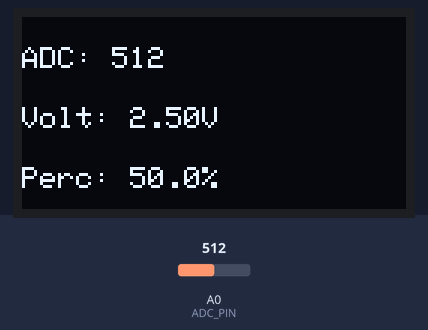
Bench run of a sketch on a simulated Arduino Uno, built with avr-gcc and run on an emulated ATmega328P. Parts: 128×64 one-colour display. Inputs (shaded band) come from the test bench; at power-on: A0 (ADC_PIN) = 512.

Above: at 1.3 s.
1.4 s: A0 (ADC_PIN) set to 716
At 2.4 s:
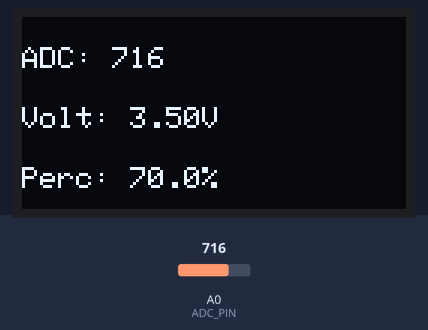
3.1 s: A0 (ADC_PIN) set to 900
At 4.4 s:
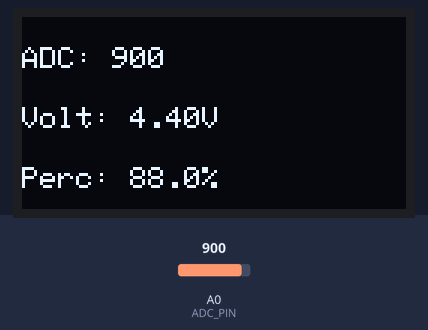
4.7 s: A0 (ADC_PIN) set to 1023
At 5.4 s:
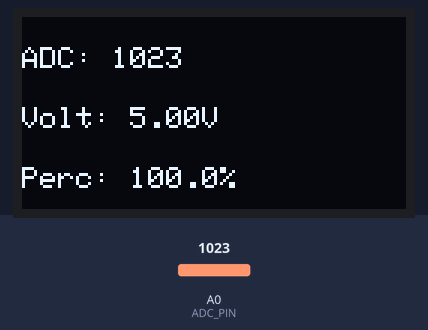
Timing chart, 0 to 7.7 s (numbered marks = the images above; inputs shaded):
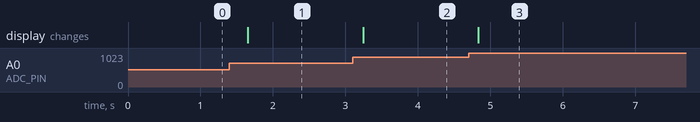

Measured:
- after the input at 1.4 s, the display: changes after 0.25 s (image 1)
- after the input at 3.1 s, the display: changes after 0.14 s (image 2)
- after the input at 4.7 s, the display: changes after 0.13 s (image 3)

The sketch:

First.ino
```cpp
#include <Wire.h>
#include <Adafruit_GFX.h>
#include <Adafruit_SSD1306.h>

#define SCREEN_WIDTH 128
#define SCREEN_HEIGHT 64
#define ADC_PIN A0

Adafruit_SSD1306 display(SCREEN_WIDTH, SCREEN_HEIGHT, &Wire, -1);

void setup() {
    if (!display.begin(SSD1306_SWITCHCAPVCC, 0x3C)) {
        for (;;);
    }

    display.clearDisplay();
    display.setTextSize(1);
    display.setTextColor(WHITE);
}

void loop() {
    int adcValue = analogRead(ADC_PIN);
    float voltage = adcValue * (5.0 / 1023.0);
    float percentage = (adcValue / 1023.0) * 100.0;

    display.clearDisplay();

    display.setCursor(0, 10);
    display.setTextSize(1);
    display.print("ADC: ");
    display.println(adcValue);

    display.setCursor(0, 30);
    display.setTextSize(1);
    display.print("Volt: ");
    display.print(voltage, 2);
    display.println("V");

    display.setCursor(0, 50);
    display.setTextSize(1);
    display.print("Perc: ");
    display.print(percentage, 1);
    display.println("%");

    display.display();

    delay(500);
}
```
